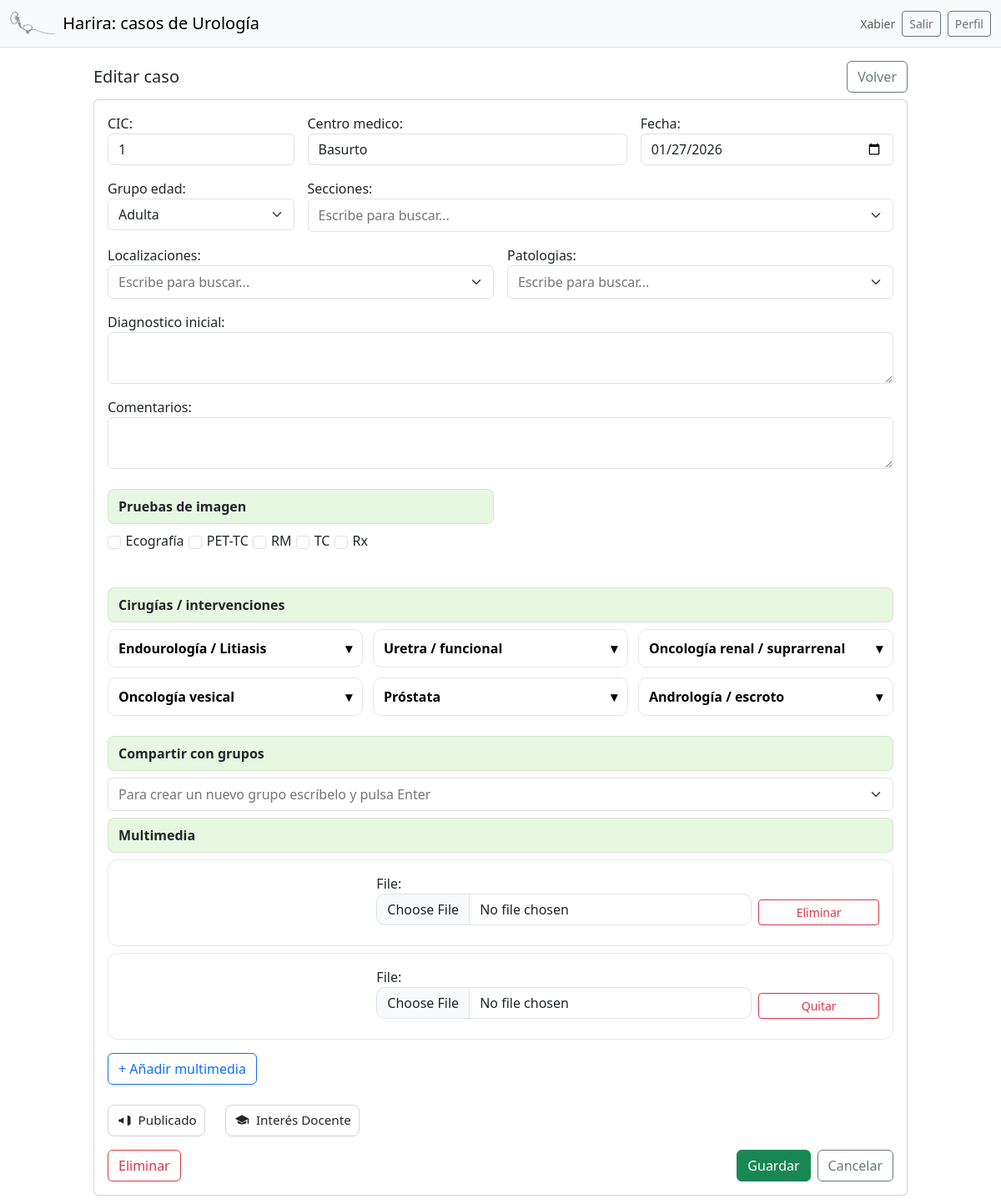
The app's page /38/edit/ (signed in) with its own data.
### cases/models.py (models this page shows, shortened)
class Case(models.Model):
    class AgeGroup(models.TextChoices):
        ADULTA = "adulta", "Adulta"
        PEDIATRICA = "pediatrica", "Pediátrica"
    cic = models.CharField(max_length=50, blank=True)
    centro_medico = models.CharField(max_length=150, blank=True)
    fecha = models.DateField(null=True, blank=True)
    grupo_edad = models.CharField(max_length=20, choices=AgeGroup.choices, default=AgeGroup.ADULTA)
    created_by = models.ForeignKey(
        settings.AUTH_USER_MODEL,
        null=True, blank=True,
        on_delete=models.SET_NULL,
        related_name="cases_created",
    )
    secciones = models.ManyToManyField(
        Tag, related_name="cases_seccion", blank=True,
        limit_choices_to={"kind": Tag.Kind.SECCION}
    )
    localizaciones = models.ManyToManyField(
        Tag, related_name="cases_localizacion", blank=True,
        limit_choices_to={"kind": Tag.Kind.LOCALIZACION}
    )
    patologias = models.ManyToManyField(
        Tag, related_name="cases_patologia", blank=True,
        limit_choices_to={"kind": Tag.Kind.PATOLOGIA}
    )
    diagnostico_inicial = models.TextField(blank=True)
    comentarios = models.TextField(blank=True)
    publicado = models.BooleanField(default=False)
    publicado_en = models.CharField(max_length=200, blank=True)
    pruebas_imagen = models.JSONField(default=list, blank=True)     # p.ej. ["TC", "RM"]
    procedimientos = models.JSONField(default=list, blank=True)
    interes_docente = models.BooleanField(default=False)
    shared_groups = models.ManyToManyField(
        Group,
        blank=True,
        related_name="cases",   # IMPORTANTE para contar casos fácil
    )
    created_by = models.ForeignKey(settings.AUTH_USER_MODEL, on_delete=models.SET_NULL, null=True, related_name="cases_created")
    created_at = models.DateTimeField(auto_now_add=True)
    class Meta:
        ordering = ["-fecha", "-created_at"]
    shared_groups = models.ManyToManyField(
        Group,
        blank=True,
        related_name="shared_cases",
    )

### cases/views.py (the view)
# urls.py: path("<int:pk>/edit/", views.case_edit, name="case_edit"),
@login_required
def case_edit(request, pk):
    case = get_object_or_404(Case, pk=pk)
    if not user_can_access_case(request.user, case):
        return redirect("case_list")
    if request.method == "POST":
        form = CaseForm(request.POST, instance=case, user=request.user)
        media_formset = CaseMediaFormSet(request.POST, request.FILES, instance=case)
        if form.is_valid() and media_formset.is_valid():
            case = form.save()  # no hace falta commit=False aquí
            media_formset.save()
            case.shared_groups.set(form.cleaned_data.get("shared_groups", []))
            request.user.groups.add(*case.shared_groups.all())
            return redirect("case_list")
    else:
        form = CaseForm(instance=case, user=request.user)
        media_formset = CaseMediaFormSet(instance=case)
    return render(request, "cases/case_form.html", {
        "form": form,
        "media_formset": media_formset,
        "mode": "edit",
    })

### cases/models.py (called while the page is built)
    def __str__(self):
        return self.name

### cases/views.py (called while the page is built)
def user_can_access_case(user, case) -> bool:
    if case.created_by_id == user.id:
        return True
    return case.shared_groups.filter(
        id__in=user.groups.values_list("id", flat=True)
    ).exists()

### templates/cases/case_form.html (shortened to what this page needs)
{% extends "base.html" %}
{% block content %}
<div class="row justify-content-center">
  <div class="col-12 col-lg-10">
    <div class="d-flex justify-content-between align-items-center mb-2">
      <h5 class="mb-0">{% if mode == "new" %}Nuevo caso{% else %}Editar caso{% endif %}</h5>
      <a class="btn btn-outline-secondary" href="{% url 'case_list' %}">Volver</a>
    </div>
    <div class="card">
      <div class="card-body">
        <form method="post" enctype="multipart/form-data">
          <div class="row g-3">
            <div class="col-md-3">
              {{ form.cic.label_tag }}{{ form.cic }}
            </div>
            <div class="col-md-5">{{ form.centro_medico.label_tag }}{{ form.centro_medico }}</div>
            <div class="col-md-4">{{ form.fecha.label_tag }}{{ form.fecha }}</div>
            <div class="col-md-3">{{ form.grupo_edad.label_tag }}{{ form.grupo_edad }}</div>
            <div class="col-md-9">{{ form.secciones.label_tag }}{{ form.secciones }}</div>
            <div class="col-md-6">{{ form.localizaciones.label_tag }}{{ form.localizaciones }}</div>
            <div class="col-md-6">{{ form.patologias.label_tag }}{{ form.patologias }}</div>
            <div class="col-12">{{ form.diagnostico_inicial.label_tag }}{{ form.diagnostico_inicial }}</div>
            <div class="col-12">{{ form.comentarios.label_tag }}{{ form.comentarios }}</div>
            <div class="col-md-6">
                <div class="section-header mt-2">
                  <span>Pruebas de imagen</span>
                </div>
                <div class="check-row">
                {{ form.pruebas_imagen }}
                </div>
            </div>
            <div class="col-md-12">
            <div class="section-header mt-4">
              <span>Cirugías / intervenciones</span>
            </div>
            <div class="proc-accordion" id="proc-accordion">
            {% for group_name, keys in form.proc_groups.items %}
                <div class="proc-group">
                <button type="button" class="proc-header" aria-expanded="false">
                    <span>{{ group_name }}</span>
                    <span class="proc-chevron">▾</span>
                </button>
                </div>
            {% endfor %}
            </div>
            </div>
            <div class="col-12">
              <div class="section-header mt-2">
                  <span>Compartir con grupos</span>
              </div>
            </div>
          </div>
          <div class="col-12">
            <div class="section-header mt-2"><span>Multimedia</span></div>
            <div id="media-forms">
              {% for f in media_formset.forms %}
                <div class="card p-3 mb-2 media-row">
                  <div class="row g-2 align-items-end">
                    <div class="col-md-6">
                      {{ f.file.label_tag }}
                      {{ f.file }}
                    </div>
                    <div class="col-md-2 d-grid">
                      {% if f.instance.pk %}
                        <label class="btn btn-outline-danger btn-sm" for="{{ f.DELETE.id_for_label }}">Eliminar</label>
                      {% else %}
                        <button type="button" class="btn btn-outline-danger btn-sm js-remove-media">Quitar</button>
                      {% endif %}
                    </div>
                  </div>
                </div>
              {% endfor %}
            </div>
            <button type="button" class="btn btn-outline-primary mt-2" id="addMediaRow">+ Añadir multimedia</button>
          </div>
          <div class="col-md-4 d-flex align-items-end gap-4 mt-4">
            <div class="toggle-icon">
                <label for="id_publicado" class="icon-btn" title="Publicado">
                <svg class="icon" viewBox="0 0 24 24" aria-hidden="true">
                    <path d="M3 11v2a1 1 0 0 0 1 1h2l5 3V7L6 10H4a1 1 0 0 0-1 1zm14-6v14a1 1 0 0 0 1.447.894l3-1.5A1 1 0 0 0 22 17.5v-11a1 1 0 0 0-.553-.894l-3-1.5A1 1 0 0 0 17 5z"/>
                </svg>
                <span class="icon-label">Publicado</span>
                </label>
            </div>
            <div class="toggle-icon">
                <label for="id_interes_docente" class="icon-btn" title="Interés docente">
                <svg class="icon" viewBox="0 0 24 24" aria-hidden="true">
                    <path d="M12 3 1 9l11 6 9-4.91V17h2V9L12 3zm-7 9.24V15c0 1.66 3.13 3 7 3s7-1.34 7-3v-2.76l-7 3.82-7-3.82z"/>
                </svg>
                <span class="icon-label">Interés Docente</span>
                </label>
            </div>
            </div>
          <div class="d-flex justify-content-end gap-2 mt-3">
            {% if mode == "edit" %}
              <a class="btn btn-outline-danger me-auto"
                href="{% url 'case_delete' form.instance.pk %}">
                Eliminar
              </a>
            {% endif %}
            <button class="btn btn-success" type="submit">Guardar</button>
            <a class="btn btn-outline-secondary" href="{% url 'case_list' %}">Cancelar</a>
          </div>
        </form>
      </div>
    </div>
  </div>
</div>
{% endblock %}

### templates/base.html (shortened to what this page needs)
{% load static %}
<!doctype html>
<html lang="es">
<head>
  <link href="https://cdn.jsdelivr.net/npm/bootstrap@5.3.3/dist/css/bootstrap.min.css" rel="stylesheet">
  <link rel="stylesheet" href="{% static 'vendor/tom-select/tom-select.bootstrap5.min.css' %}">
</head>
<body>
  <nav class="navbar navbar-light bg-light border-bottom">
    <div class="container-fluid">
      <a class="navbar-brand d-flex align-items-center gap-2" href="{% url 'case_list' %}">
        <img src="{% static 'img/logo.png' %}" height="28" class="d-inline-block align-text-top">
        <span>Harira: casos de Urología</span>
      </a>
      {% if user.is_authenticated %}
        <div class="d-flex gap-2">
          <span class="text-muted small align-self-center">{{ user.username }}</span>
          <form method="post" action="{% url 'logout' %}" class="d-inline">
            <button class="btn btn-outline-secondary btn-sm" type="submit">Salir</button>
          </form>
          <a class="btn btn-outline-secondary btn-sm" href="{% url 'profile' %}">Perfil</a>
        </div>
      {% endif %}
    </div>
  </nav>
  <main class="container-fluid py-3">
    {% block content %}{% endblock %}
  </main>
</body>
</html>

### templates/base.html (style rules this page uses)
.icon-btn { display: inline-flex; align-items: center; gap: .4rem; padding: .4rem .6rem; border: 1px solid #cfd4da; border-radius: .6rem; cursor: pointer; user-select: none; background: #fff; }
.icon-btn .icon { width: 22px; height: 22px; fill: currentColor; }
.icon-btn .icon-label { font-size: 0.95rem; }
.section-header { display:flex; align-items:center; gap:.5rem; padding:.5rem .75rem; background: rgba(177, 229, 155, 0.3); border: 1px solid rgba(0,0,0,.08); border-radius: .5rem; font-weight: 600; margin-bottom: .5rem; }
.icon-btn { display:inline-flex; align-items:center; gap:.5rem; padding:.4rem .6rem; border:1px solid rgba(0,0,0,.15); border-radius:.5rem; background:#fff; }
.icon-btn .icon { width:18px; height:18px; }
.proc-accordion { display: grid; grid-template-columns: 1fr; gap: 12px; }
@media (min-width: 768px) { .proc-accordion { grid-template-columns: repeat(2, minmax(0, 1fr)); } }
@media (min-width: 992px) { .proc-accordion { grid-template-columns: repeat(3, minmax(0, 1fr)); } }
.proc-group { height: fit-content; }
.proc-group { border: 1px solid #e6e6e6; border-radius: 10px; overflow: hidden; }
.proc-header { width: 100%; display: flex; align-items: center; justify-content: space-between; gap: 10px; padding: 10px 12px; background: #fff; border: 0; cursor: pointer; font-weight: 600; text-align: left; }
.proc-chevron { transition: transform .15s ease; }
.check-row { display: flex; flex-wrap: wrap; gap: .6rem 1rem; align-items: center; }
.check-row > div, .check-row label { margin: 0; display: inline-flex; align-items: center; gap: .35rem; }
.icon-btn { border-color: #cfd4da !important; background: #fff !important; color: inherit !important; }
.media-row { border: 1px solid rgba(0,0,0,.08); border-radius: 12px; }
.media-row input[type="text"], .media-row input[type="url"], .media-row input[type="file"], .media-row textarea { border-radius: 10px; }

### records on screen
Case: cic "1", centro_medico "Basurto", fecha "01/27/2026", grupo_edad "Adulta", pruebas_imagen "☐ ☐ ☐ ☐ ☐"

### other values on screen
{{ user.username }} "Xabier"
{{ group_name }} "Endourología / Litiasis" "Uretra / funcional" "Oncología renal / suprarrenal" "Oncología vesical" "Próstata" "Andrología / escroto"
{{ f.file.label_tag }} "File:" "File:"
